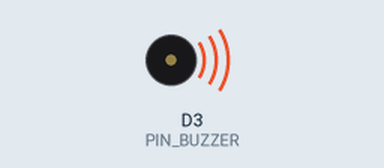
Simulated run of this sketch. Board: ESP8266 (NodeMCU). On the bench: buzzer (waves = sounding, pin HIGH).

Above: at 5.0 s.
At 12.5 s:
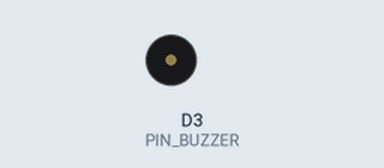
Timing chart, 0 to 19.5 s (numbered marks = the images above):
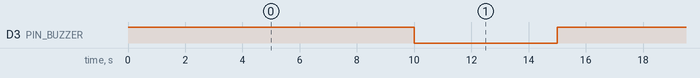

The sketch:

buzzer.ino
```cpp
#define PIN_BUZZER D3
void setup() {
  pinMode(PIN_BUZZER,OUTPUT);

}

void loop() {
  digitalWrite(PIN_BUZZER,HIGH);
  delay(10000);
  digitalWrite(PIN_BUZZER,LOW);
  delay(5000);
}
```

Measured:
- by itself, D3 (PIN_BUZZER): alternates HIGH for 10.0 s and LOW for 5.0 s
